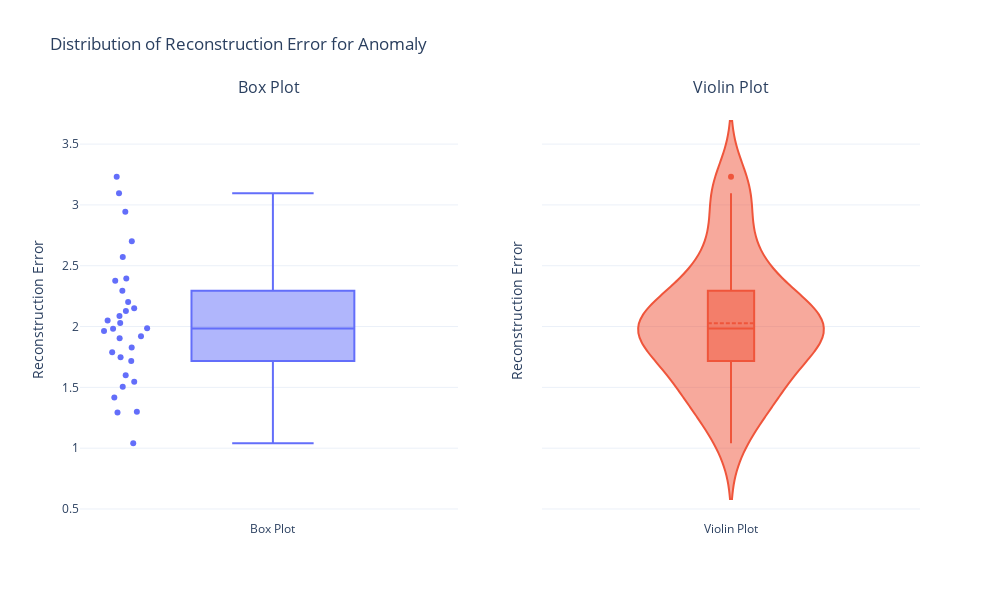

Notebook code cell kept with this figure:
### Code cell
# Create plots for 'Anomaly' events
fig_anomaly = create_box_violin_plots(df, 'Anomaly')
fig_anomaly.show()

### Figure 1 — Plotly figure (JSON) as saved in the notebook; plotly's stock layout.template omitted (floating-point values rounded to 4 significant figures)
{"data": [{"boxpoints": "all", "jitter": 0.3, "name": "Box Plot", "pointpos": -1.8, "type": "box", "xaxis": "x", "y": [1.292, 1.79, 1.829, 1.599, 1.919, 2.202, 2.943, 2.087, 2.129, 1.963, 1.041, 1.987, 2.03, 3.232, 1.904, 2.151, 1.983, 1.416, 2.571, 2.376, 2.396, 1.545, 2.701, 1.299, 2.293, 3.095, 1.505, 1.717, 2.05, 1.748], "yaxis": "y"}, {"box": {"visible": true}, "meanline": {"visible": true}, "name": "Violin Plot", "type": "violin", "xaxis": "x2", "y": [1.292, 1.79, 1.829, 1.599, 1.919, 2.202, 2.943, 2.087, 2.129, 1.963, 1.041, 1.987, 2.03, 3.232, 1.904, 2.151, 1.983, 1.416, 2.571, 2.376, 2.396, 1.545, 2.701, 1.299, 2.293, 3.095, 1.505, 1.717, 2.05, 1.748], "yaxis": "y2"}], "layout": {"annotations": [{"font": {"size": 16}, "showarrow": false, "text": "Box Plot", "x": 0.225, "xanchor": "center", "xref": "paper", "y": 1, "yanchor": "bottom", "yref": "paper"}, {"font": {"size": 16}, "showarrow": false, "text": "Violin Plot", "x": 0.775, "xanchor": "center", "xref": "paper", "y": 1, "yanchor": "bottom", "yref": "paper"}], "height": 600, "showlegend": false, "title": {"text": "Distribution of Reconstruction Error for Anomaly"}, "width": 1000, "xaxis": {"anchor": "y", "domain": [0, 0.45]}, "xaxis2": {"anchor": "y2", "domain": [0.55, 1]}, "yaxis": {"anchor": "x", "domain": [0, 1], "title": {"text": "Reconstruction Error"}}, "yaxis2": {"anchor": "x2", "domain": [0, 1], "matches": "y", "showticklabels": false, "title": {"text": "Reconstruction Error"}}}}
